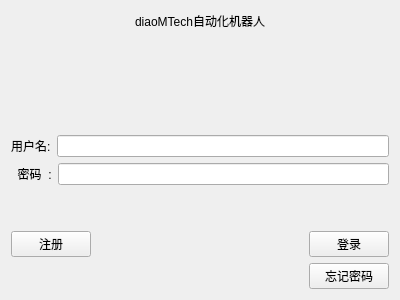
<?xml version="1.0" encoding="UTF-8"?>
<ui version="4.0">
 <class>Form</class>
 <widget class="QWidget" name="Form">
  <property name="geometry">
   <rect>
    <x>0</x>
    <y>0</y>
    <width>400</width>
    <height>300</height>
   </rect>
  </property>
  <property name="windowTitle">
   <string>Form</string>
  </property>
  <layout class="QGridLayout" name="gridLayout">
   <item row="0" column="0">
    <layout class="QHBoxLayout" name="horizontalLayout_6">
     <item>
      <spacer name="horizontalSpacer_3">
       <property name="orientation">
        <enum>Qt::Horizontal</enum>
       </property>
       <property name="sizeHint" stdset="0">
        <size>
         <width>40</width>
         <height>20</height>
        </size>
       </property>
      </spacer>
     </item>
     <item>
      <widget class="QLabel" name="softwareLabel">
       <property name="text">
        <string>diaoMTech自动化机器人</string>
       </property>
      </widget>
     </item>
     <item>
      <spacer name="horizontalSpacer_4">
       <property name="orientation">
        <enum>Qt::Horizontal</enum>
       </property>
       <property name="sizeHint" stdset="0">
        <size>
         <width>40</width>
         <height>20</height>
        </size>
       </property>
      </spacer>
     </item>
    </layout>
   </item>
   <item row="1" column="0">
    <spacer name="verticalSpacer">
     <property name="orientation">
      <enum>Qt::Vertical</enum>
     </property>
     <property name="sizeHint" stdset="0">
      <size>
       <width>20</width>
       <height>81</height>
      </size>
     </property>
    </spacer>
   </item>
   <item row="2" column="0">
    <layout class="QVBoxLayout" name="verticalLayout">
     <item>
      <layout class="QHBoxLayout" name="horizontalLayout">
       <item>
        <widget class="QLabel" name="usernameLabel">
         <property name="text">
          <string>用户名:</string>
         </property>
        </widget>
       </item>
       <item>
        <widget class="QLineEdit" name="usernameLineEdit"/>
       </item>
      </layout>
     </item>
     <item>
      <layout class="QHBoxLayout" name="horizontalLayout_2">
       <item>
        <widget class="QLabel" name="passwordLabel">
         <property name="text">
          <string>  密码  :</string>
         </property>
        </widget>
       </item>
       <item>
        <widget class="QLineEdit" name="passwordLineEdit"/>
       </item>
      </layout>
     </item>
     <item>
      <spacer name="verticalSpacer_2">
       <property name="orientation">
        <enum>Qt::Vertical</enum>
       </property>
       <property name="sizeHint" stdset="0">
        <size>
         <width>20</width>
         <height>40</height>
        </size>
       </property>
      </spacer>
     </item>
     <item>
      <layout class="QHBoxLayout" name="horizontalLayout_4">
       <item>
        <widget class="QPushButton" name="registerPushButton">
         <property name="text">
          <string>注册</string>
         </property>
        </widget>
       </item>
       <item>
        <spacer name="horizontalSpacer">
         <property name="orientation">
          <enum>Qt::Horizontal</enum>
         </property>
         <property name="sizeHint" stdset="0">
          <size>
           <width>40</width>
           <height>20</height>
          </size>
         </property>
        </spacer>
       </item>
       <item>
        <widget class="QPushButton" name="loginPushButton">
         <property name="text">
          <string>登录</string>
         </property>
        </widget>
       </item>
      </layout>
     </item>
     <item>
      <layout class="QHBoxLayout" name="horizontalLayout_5">
       <item>
        <spacer name="horizontalSpacer_2">
         <property name="orientation">
          <enum>Qt::Horizontal</enum>
         </property>
         <property name="sizeHint" stdset="0">
          <size>
           <width>40</width>
           <height>20</height>
          </size>
         </property>
        </spacer>
       </item>
       <item>
        <widget class="QPushButton" name="ForgotPasswordPushButton">
         <property name="text">
          <string>忘记密码</string>
         </property>
        </widget>
       </item>
      </layout>
     </item>
    </layout>
   </item>
  </layout>
 </widget>
 <resources/>
 <connections/>
</ui>
